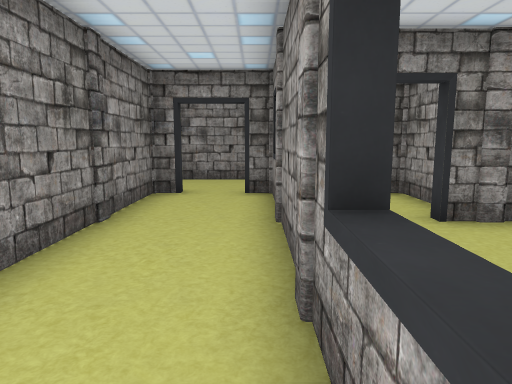
View 1 (above)

24 first-person views from a walk through a 3-D level made in the Unity game engine. The camera is 1.2 m above the floor, tilts 8° down and sees 70° across. Doors are open. The floor is counted in squares, 1 m on a side. Each view is taken from the middle of a square. On the plan, view 1 faces up. The plan holds only what a view shows up to about 15 squares ahead; the rest is blank. The player character is not drawn.

View 2
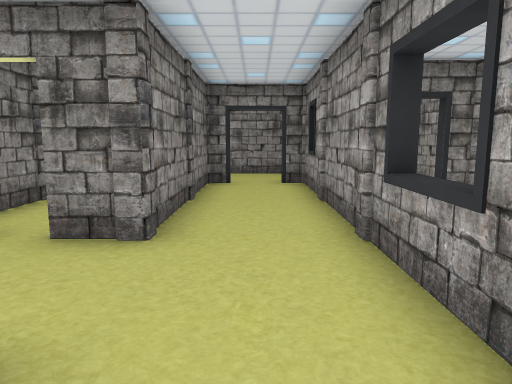

View 3
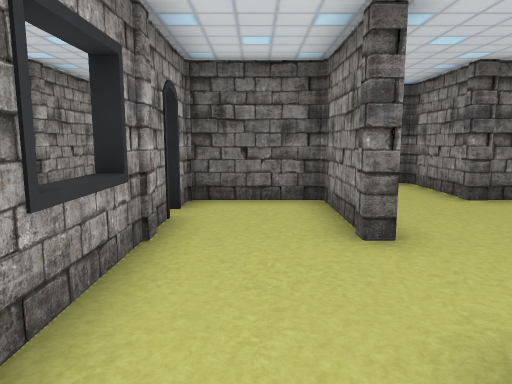

View 4
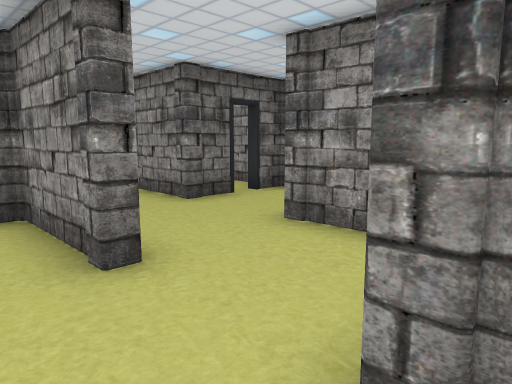

View 5
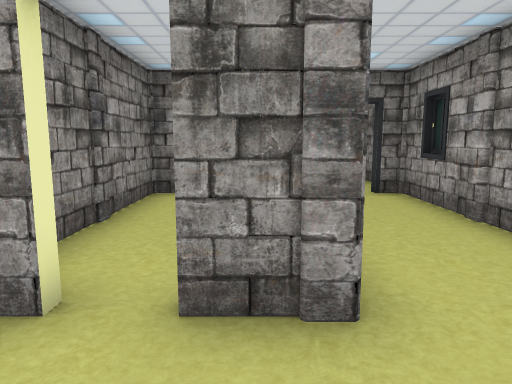

View 6
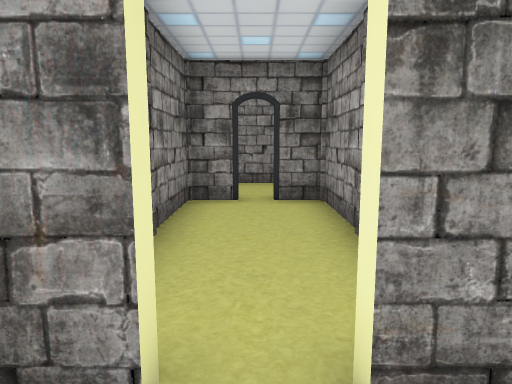

View 7
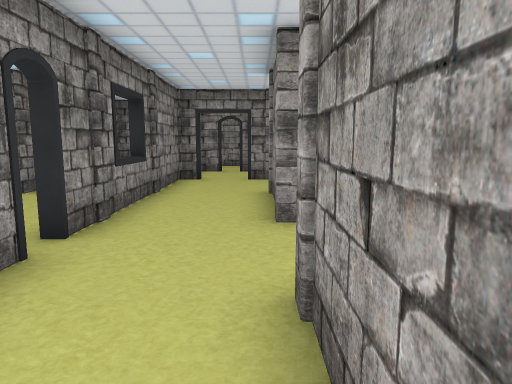

View 8
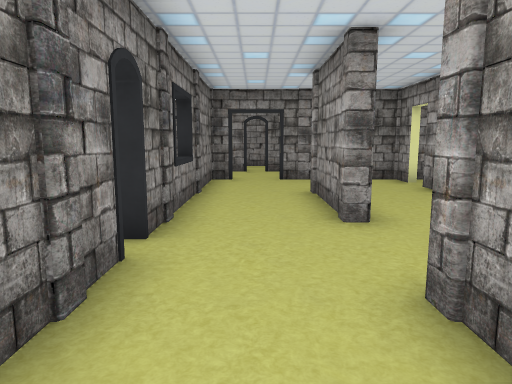

View 9
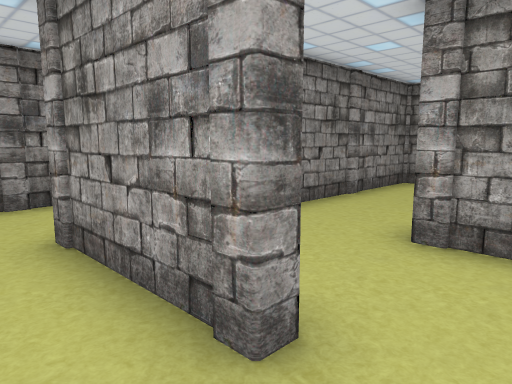

View 10
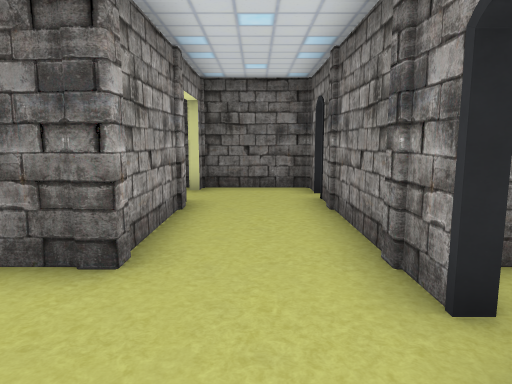

View 11
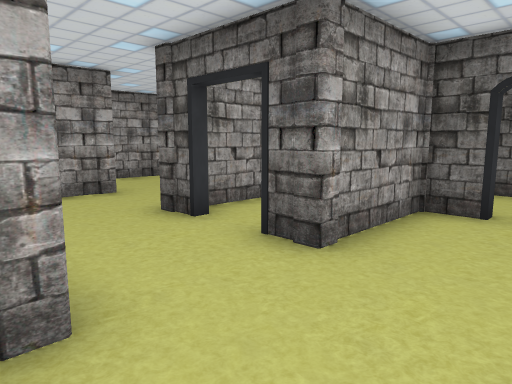

View 12
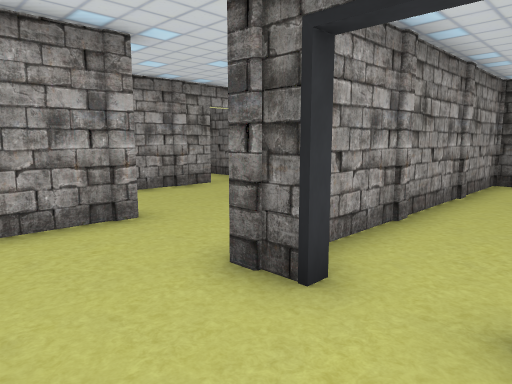

View 13
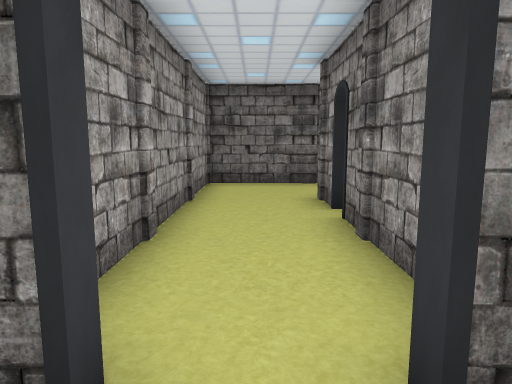

View 14
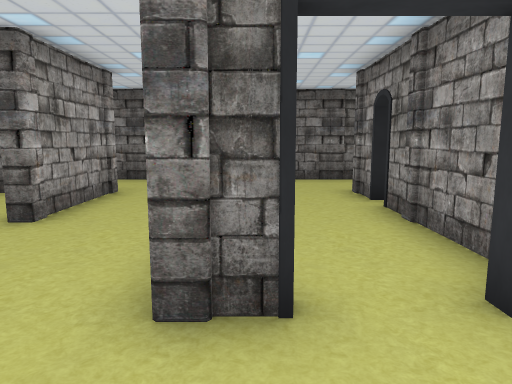

View 15
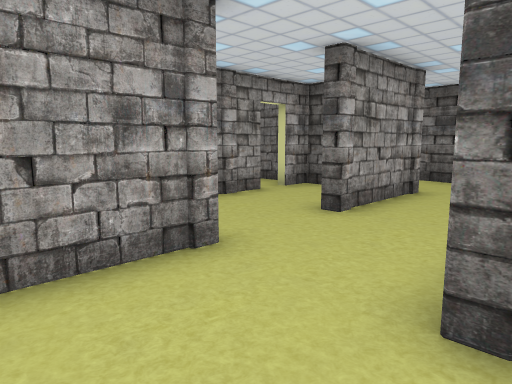

View 16
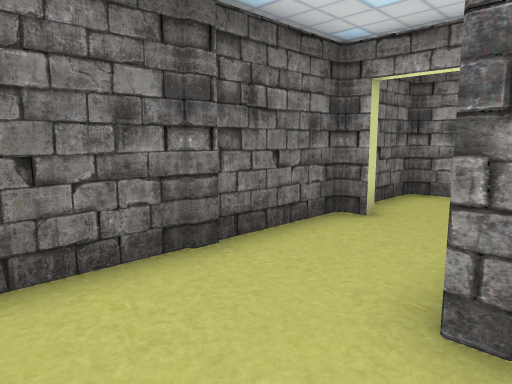

View 17
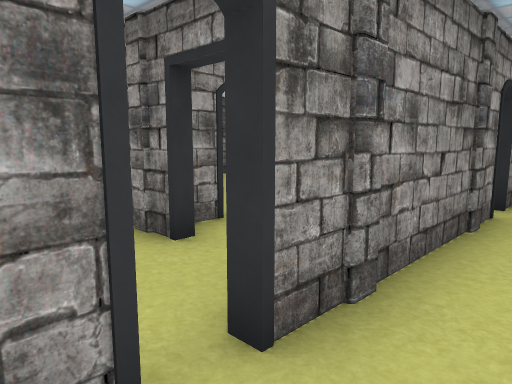

View 18
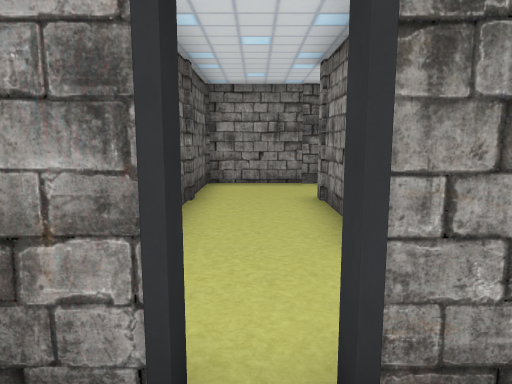

View 19
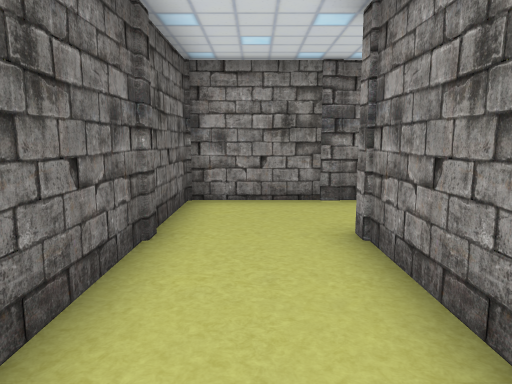

View 20
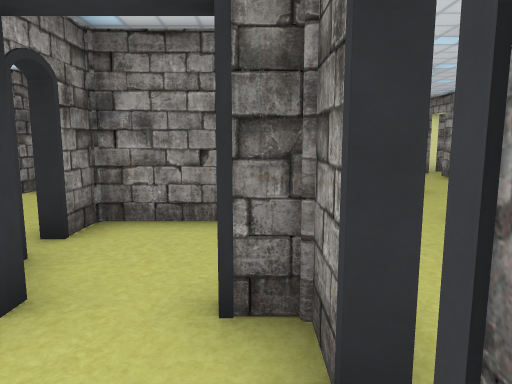

View 21
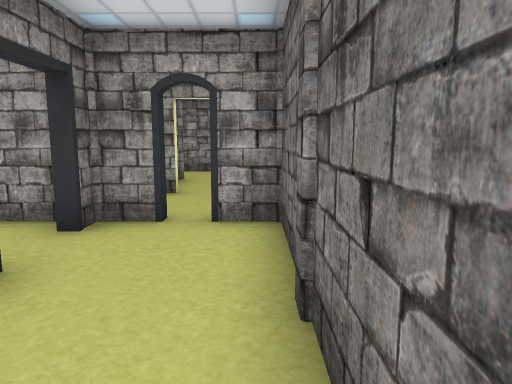

View 22
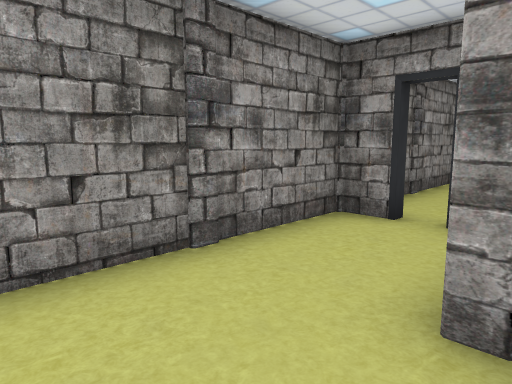

View 23
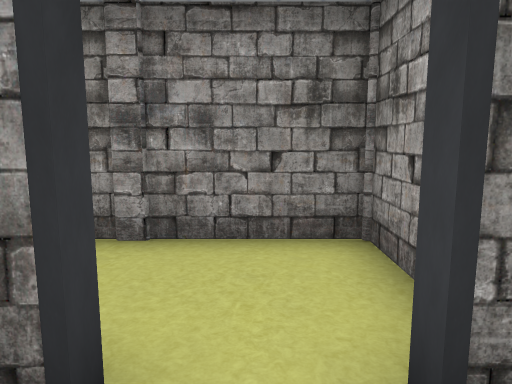

View 24
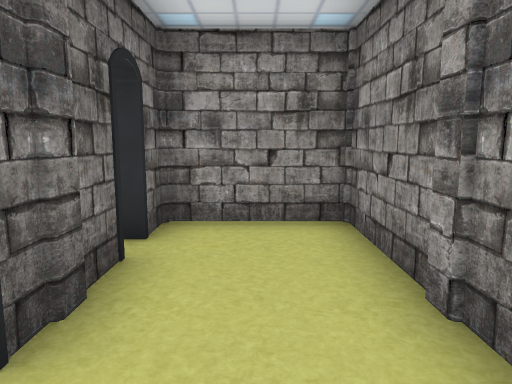

### Floor plan
Key: @ floor where view 1 was taken; # wall or solid block; . floor; D open door; = window, fence, low wall or low ledge.
Columns run from 9 left of view 1 to 18 right of it. Each row starts with its distance up from view 1.
 12     #######
 11     #.....#
 10     #.....#
  9     #.##D##D##
  8     #..#D.#D.#
  7     #..#..#..#
  6     #..#..#.## ##
  5     #..#..#... .#
  4     #..#..#......
  3     #.##..#.....#######
  2 #   #.....#..#........#
  1 #.  #.....=..#........#
  0 #.  #....@#..#..#D##..#
 -1 #......#..#.....#D.#....
 -2  ......#.DD.....#..#.....#
 -3 ##D##..####....##..#.....#
 -4 #.D.#..#..#..#..#..#..#..#
 -5 #...#.....#..#.....#..#...
 -6 #...####D##..###...#..#.####
 -7 #.......D.#..#.....# .
 -8 #........DD........# ..
 -9 #.........#..#.....# ..
-10 #################### ##

Where each view was taken, in squares from view 1:
view 1: 0 up, 0 right, facing up
view 2: 2 down, 1 left, facing up
view 3: 4 up, 1 left, facing down
view 4: 3 up, 1 left, facing down-left
view 5: 0 up, 3 left, facing up
view 6: 1 up, 4 left, facing up
view 7: 6 down, 3 right, facing up
view 8: 6 down, 2 right, facing up
view 9: 2 down, 2 right, facing up-right
view 10: 0 up, 2 right, facing down
view 11: 3 up, 4 right, facing down-right
view 12: 2 up, 7 right, facing down-right
view 13: 1 up, 8 right, facing down
view 14: 2 up, 9 right, facing down
view 15: 2 up, 9 right, facing down-right
view 16: 6 down, 9 right, facing down-left
view 17: 9 down, 2 right, facing up-left
view 18: 8 down, 2 right, facing left
view 19: 8 down, 1 left, facing left
view 20: 9 down, 0 right, facing up
view 21: 9 down, 5 left, facing right
view 22: 9 down, 5 left, facing up-left
view 23: 7 up, 1 left, facing up
view 24: 10 up, 0 right, facing left
